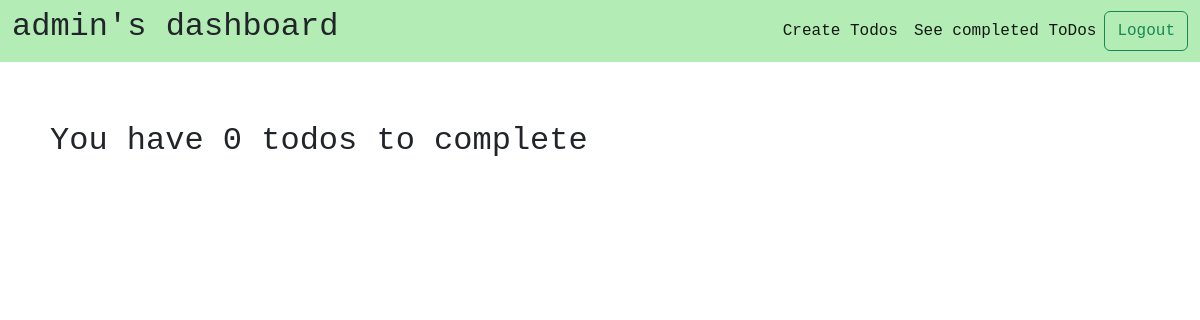
The page /dashboard/ (signed in) on the database as committed earlier.
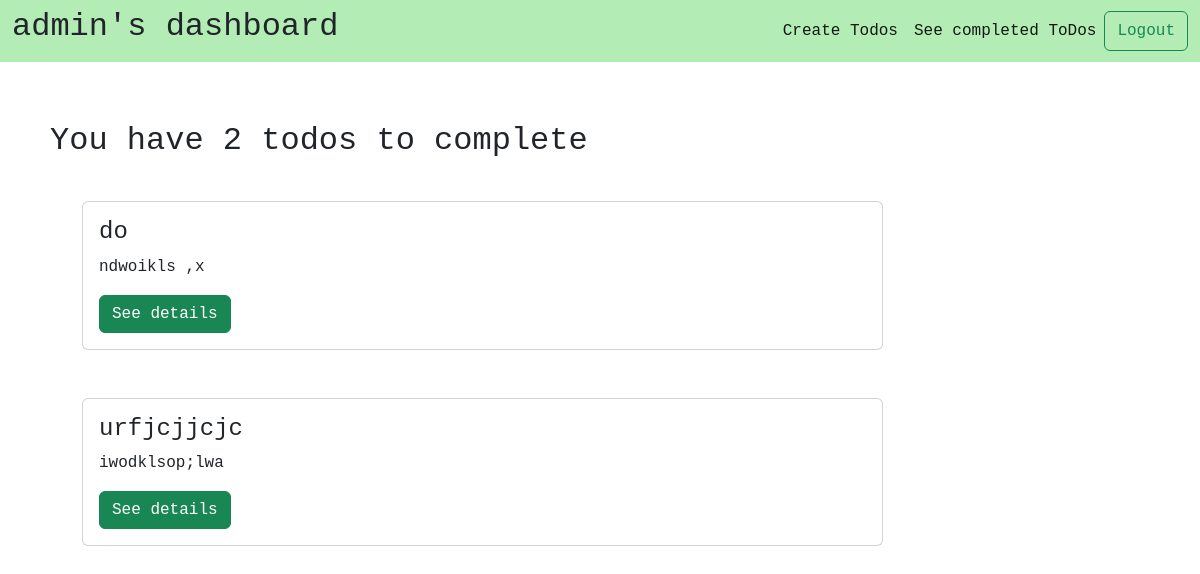
The same page on the database as committed later.
### todo/models.py (models this page shows)
class ToDo(models.Model):
    title = models.CharField(max_length=100)
    description=models.TextField(blank=True)
    datecreated= models.DateTimeField(auto_now_add=True)
    datecompleted = models.DateTimeField(null=True, blank=True)
    duedate=models.DateField()
    important = models.BooleanField(default=False)
    completed = models.BooleanField(default=False)
    user = models.ForeignKey(User, on_delete=models.CASCADE, default=None)
    def __str__(self) -> str:
        return self.title

### todo/views.py (the view)
# urls.py: path('dashboard/',views.dashboard, name='dashboard'),
def dashboard(request):
    todos = ToDo.objects.filter(user = request.user, datecompleted__isnull=True)
    return render(request, 'todo/dashboard.html', {'todos':todos})

### todo/templates/todo/dashboard.html (shortened to what this page needs)
<!DOCTYPE html>
<html lang="en">
<head>
    <link href="https://cdn.jsdelivr.net/npm/bootstrap@5.2.0-beta1/dist/css/bootstrap.min.css" rel="stylesheet"
>
</head>
<body style="font-family: 'IBM Plex Mono', monospace;">
    <nav class="navbar navbar-expand-lg" style="background-color: rgb(179, 237, 181);">
        <div class="container-fluid">
            <h2>{{user.username}}'s dashboard</h2>
            <div class="d-flex" id="navbarScroll">
                <ul class="navbar-nav me-auto my-2 my-lg-0 navbar-nav-scroll" style="--bs-scroll-height: 100px;">
                    <li class="nav-item">
                        <a class="nav-link active" aria-current="page" href="{%url 'createToDos'%}">Create Todos</a>
                    </li>
                    <li class="nav-item">
                        <a class="nav-link active" href="{%url 'completedToDo'%}">See completed ToDos</a>
                    </li>
                </ul>
                <form class="d-flex" action="{% url 'logOutUser'%}" method="post">
                    <button class="btn btn-outline-success" type="submit">Logout</button>
                </form>
            </div>
        </div>
    </nav>
    <div class="container" style="margin-top: 40px; padding: 20px;">
        <h2> You have {{ todos.count }} todos to complete </h2>
        <ul style="margin-top: 40px;">
            {% for todo in todos %}
            {% if todo.important %}<div class="card w-75" style="background-color: rgb(255, 106, 106);">
                {% else %}<div class="card w-75">
                {% endif %}
                        <div class="card-body">
                            <h4 class="card-title">{{ todo }}</h4>
                            <p class="card-text">{% if todo.description %}{{ todo.description|truncatechars:150 }}{% endif%}</p>
                            <a href="{% url 'viewToDo' todo.id %}" class="btn btn-success">See details</a>
                        </div>
                    </div>
            <br><br>
            {% endfor %}
        </ul>
    </div>
</body>
</html>

Rows that differ between the two databases and show on the page:
added ToDo: title "do", description "ndwoikls ,x"
added ToDo: title "urfjcjjcjc", description "iwodklsop;lwa"
Other text that changed with them:
{{ todos.count }}: "0" → "2"
